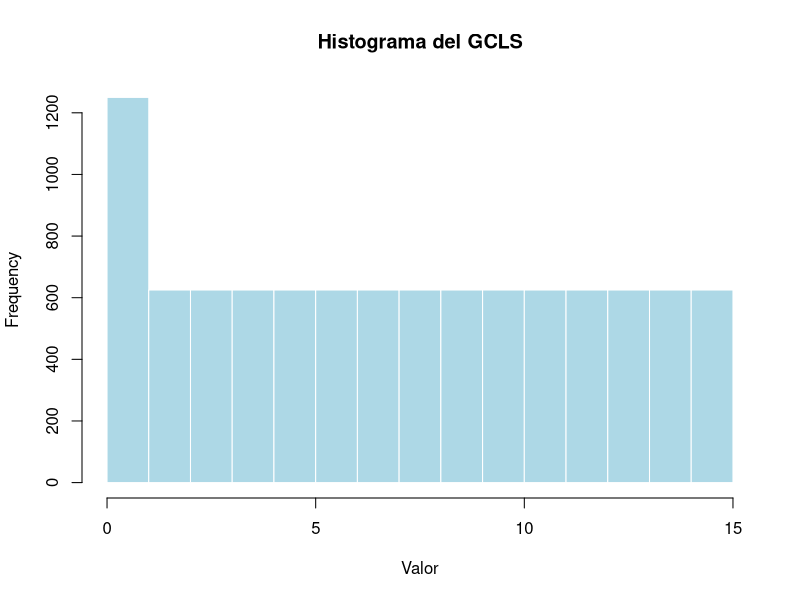
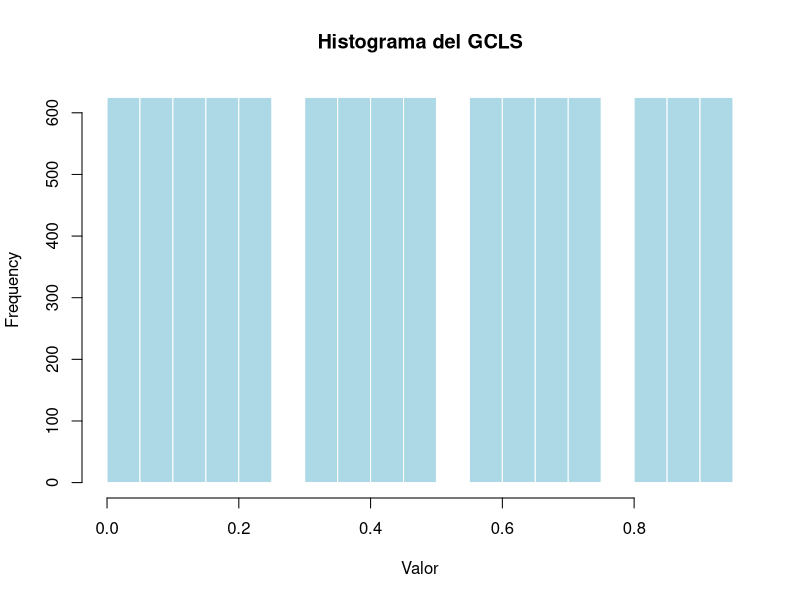
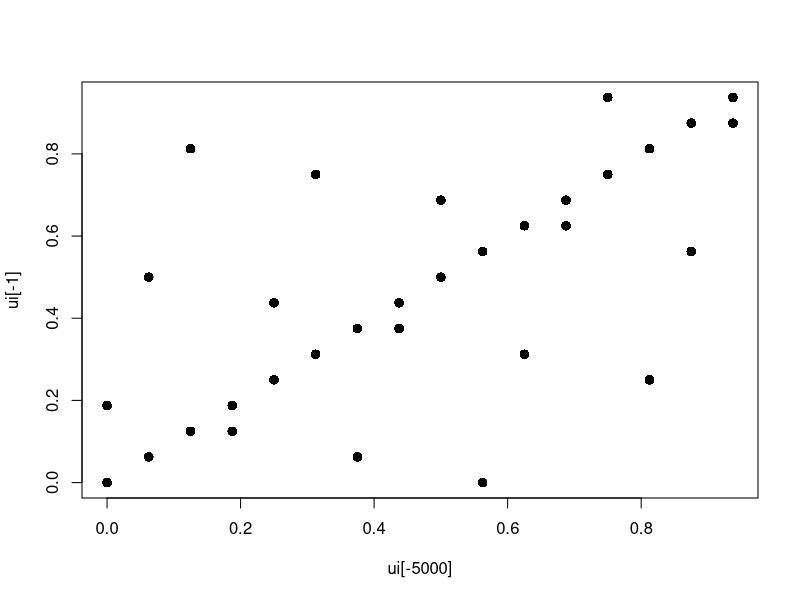
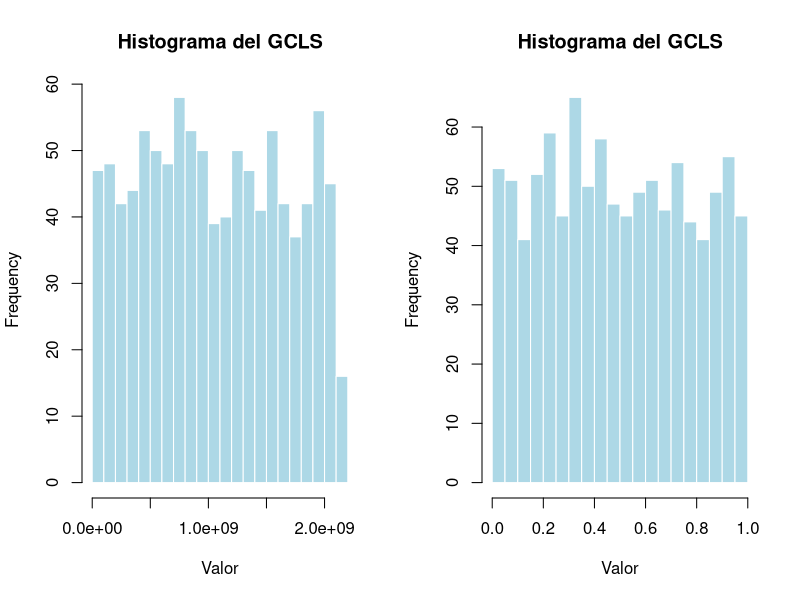
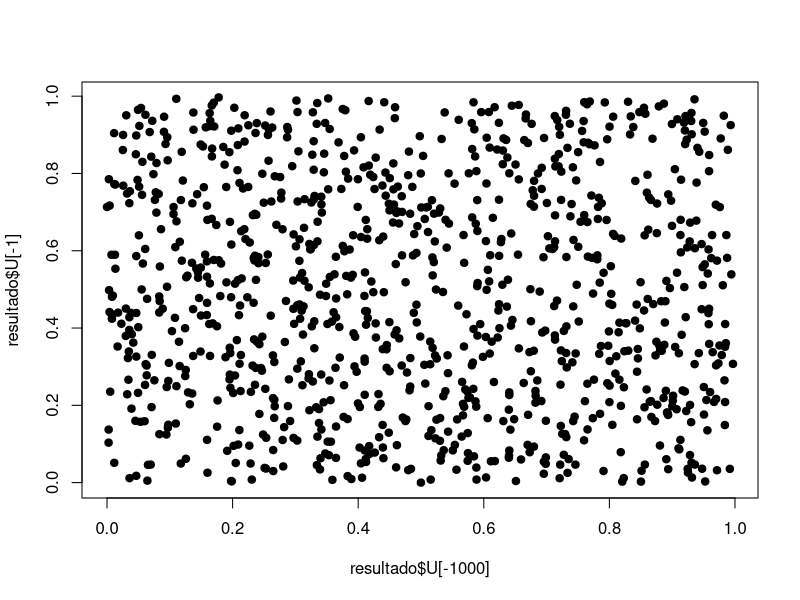
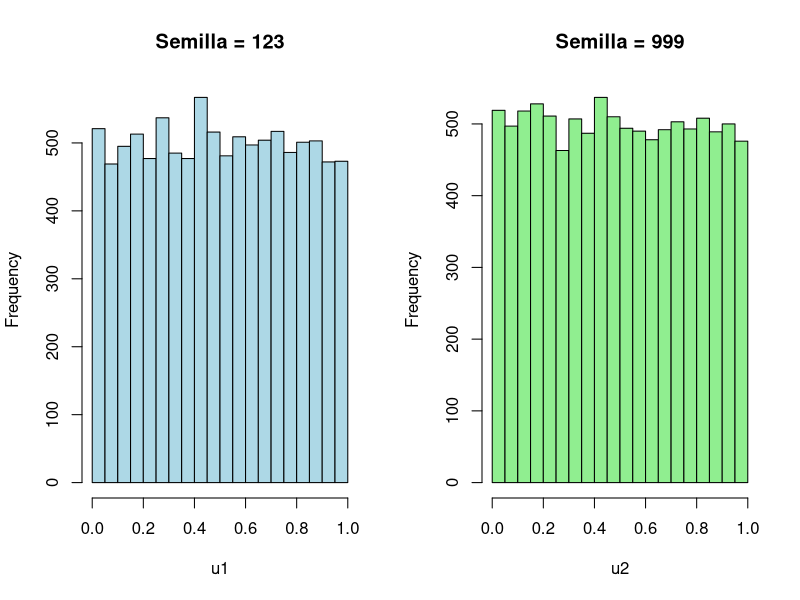

The R source for these figures, in order:
#Numeros aleatorios
a <- 5
c <- 3
m <- 16
semilla <- 7

xi <- matrix(NA, nrow = 10000, ncol = 1)
xi[1] <- semilla

xi[2] <- (a * xi[1] + c) - m*floor((a*xi[1] + c)/m)

xi[1:2]

for(i in 2:10000){
  xi[i] <- (a * xi[(i-1)] + c) - m*floor((a*xi[(i-1)] + c)/m)
}
xi[1:30] #ver el numero de datous que repite

min(xi)
max(xi)
mean(xi)
sd(xi)

ui <- xi/m
mean(ui)
max(ui)
min(ui)


#histogramas de los valores uniformes generados 
hist(xi, breaks = 20, col = "lightblue",
     border = "white", main = "Histograma del GCLS", xlab = "Valor")


#histogramas de los valores uniformes generados 
hist(ui, breaks = 20, col = "lightblue",
     border = "white", main = "Histograma del GCLS", xlab = "Valor")

plot(ui[-5000],ui[-1],pch=19)

mean(ui) #approx 0.5 
var(ui) #approx 1/12

#La misma forma pero generando una función 
# Generador Congruencial Lineal Simple (GCLS)
gcls <- function(semilla, a, c, m, n) {
  
  x <- numeric(n + 1)
  u <- numeric(n)
  
  x[1] <- semilla
  
  for(i in 1:n){
    x[i + 1] <- (a * x[i] + c) %% m
    u[i] <- x[i + 1] / m
  }
  
  return(list(X = x, U = u))
}

#Numero generados por Park y Miller
#que ya cumplen las restricciones que exigimos.
a <- 16807
c <- 0
m <- 2^31 - 1
semilla <- 12345

resultado <- gcls(semilla, a, c, m, 1000)

resultado$X
resultado$U

par(mfrow = c(1,2))
hist(resultado$X, breaks = 20, col = "lightblue",
     border = "white", main = "Histograma del GCLS", xlab = "Valor")


#histogramas de los valores uniformes generados 
hist(resultado$U, breaks = 20, col = "lightblue",
     border = "white", main = "Histograma del GCLS", xlab = "Valor")

par(mfrow = c(1,1))
plot(resultado$U[-1000], resultado$U[-1], pch=19)

#################################################################3
#GENERADOR PROPIO DE R
#################################################################3
RNGkind() #repetición en 2^(19937)−1,

#Se puede cambiar haciendo RNGkind() y dentro del parentesis el metodo que 
#quieres que se empiece a utilizar 
?RNGkind


#Generadores uniformes
set.seed(123) #semilla1
u1 <- runif(10000)

set.seed(999) #semilla2
u2 <- runif(10000)

c(mean(u1), mean(u2))
c(var(u1), var(u2))

par(mfrow = c(1,2))

hist(u1, main="Semilla = 123", col="lightblue")
hist(u2, main="Semilla = 999", col="lightgreen")
  
